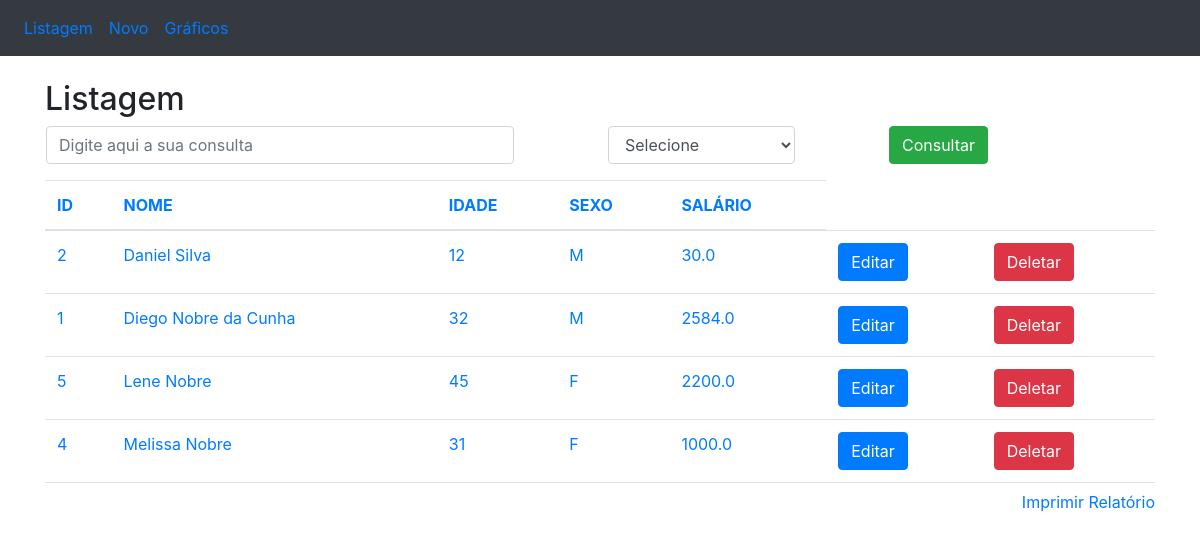
The app's page /ordenacao/nome/id with its own data.
### app/models/tables.py (models this page shows, shortened)
class Pessoa(db.Model):
    __tablename__ = 'pessoas'
    id = db.Column(db.Integer, primary_key=True)
    nome = db.Column(db.String(100), nullable=False)
    idade = db.Column(db.Integer)
    sexo = db.Column(db.String(1))
    salario = db.Column(db.Float)

### app/controllers/default.py (the view)
@app.route('/ordenacao/<campo>/<ordem_anterior>')
def ordenacao(campo='id', ordem_anterior=''):
    if campo == 'id':
        if ordem_anterior == campo:
            pessoas = Pessoa.query.order_by(Pessoa.id.desc()).all()
        else:
            pessoas = Pessoa.query.order_by(Pessoa.id).all()
    elif campo == 'nome':
        if ordem_anterior == campo:
            pessoas = Pessoa.query.order_by(Pessoa.nome.desc()).all()
        else:
            pessoas = Pessoa.query.order_by(Pessoa.nome).all()
    elif campo == 'idade':
        if ordem_anterior == campo:
            pessoas = Pessoa.query.order_by(Pessoa.idade.desc()).all()
        else:
            pessoas = Pessoa.query.order_by(Pessoa.idade).all()
    elif campo == 'sexo':
        if ordem_anterior == campo:
            pessoas = Pessoa.query.order_by(Pessoa.sexo.desc()).all()
        else:
            pessoas = Pessoa.query.order_by(Pessoa.sexo).all()
    elif campo == 'salario':
        if ordem_anterior == campo:
            pessoas = Pessoa.query.order_by(Pessoa.salario.desc()).all()
        else:
            pessoas = Pessoa.query.order_by(Pessoa.salario).all()
    else:
        pessoas = Pessoa.query.order_by(Pessoa.id).all()
    return render_template('listagem.html', pessoas=pessoas, ordem=campo)

### app/templates/listagem.html (shortened to what this page needs)
<!DOCTYPE html>
<html lang="pt-br">
<head>
    <link rel="stylesheet" href="https://maxcdn.bootstrapcdn.com/bootstrap/4.3.1/css/bootstrap.min.css">
</head>
<body>
    <nav class="navbar navbar-expand-sm bg-dark">
        <ul class="navbar-nav">
            <li class="nav-item">
                <a class="nav-link" href="/listagem">Listagem</a>
            </li>
            <li class="nav-item">
                <a class="nav-link" href="/insercao">Novo</a>
            </li>
            <li class="nav-item">
                <a class="nav-link" href="/graficos">Gráficos</a>
            </li>
        </ul>
    </nav>
    <br>
    <div class="container">
        <h2>Listagem</h2>
        <form action="/consulta" method="POST" name="frm_consulta" class="ml-3">
            <div class="form-group">
                <div class="row">
                    <input type="text" class="form-control col-md-5" name="consulta" placeholder="Digite aqui a sua consulta">
                    <spa class="col-md-1"></spa>
                    <select class="form-control col-md-2" name="campo">
                        <option value="">Selecione</option>
                    </select>
                    <spa class="col-md-1"></spa>
                    <button type="submit" class="btn btn-success">Consultar</button>
                </div>
            </div>
        </form>
        <div style="overflow:scroll; height:310px; width:100%" align="center">
            <table class="table">
                <thead>
                    <tr>
                        <th scope="col">
                            <a href="/ordenacao/id/{{ ordem }}">ID</a>
                        </th>
                        <th scope="col">
                            <a href="/ordenacao/nome/{{ ordem }}">NOME</a>
                        </th>
                        <th scope="col">
                            <a href="/ordenacao/idade/{{ ordem }}">IDADE</a>
                        </th>
                        <th scope="col">
                            <a href="/ordenacao/sexo/{{ ordem }}">SEXO</a>
                        </th>
                        <th scope="col">
                            <a href="/ordenacao/salario/{{ ordem }}">SALÁRIO</a>
                        </th>
                    </tr>
                </thead>
                <tbody>
                    {% for pessoa in pessoas %}
                        <tr>
                            <td nowrap="true">
                                <a href="/selecao/{{ pessoa.id }}">{{ pessoa.id }}</a>
                            </td>
                            <td nowrap="true">
                                <a href="/selecao/{{ pessoa.nome }}">{{ pessoa.nome }}</a>
                            </td>
                            <td nowrap="true">
                                <a href="/selecao/{{ pessoa.idade }}">{{ pessoa.idade }}</a>
                            </td>
                            <td nowrap="true">
                                <a href="/selecao/{{ pessoa.sexo }}">{{ pessoa.sexo }}</a>
                            </td>
                            <td nowrap="true">
                                <a href="/selecao/{{ pessoa.salario }}">{{ pessoa.salario }}</a>
                            </td>
                            <td>
                                <a href="/edicao/{{ pessoa.id }}" class="btn btn-primary" role="button">Editar</a>
                            </td>
                            <td>
                                <a href="/delecao/{{ pessoa.id }}" class="btn btn-danger" role="button">Deletar</a>
                            </td>
                        </tr>
                    {% endfor %}
                </tbody>
            </table>
        </div>
        <a href="#" style="float:right" onclick="relatorio()">Imprimir Relatório</a>
    </div>
</body>
</html>

### records on screen
Pessoa: id "2", nome "Daniel Silva", idade "12", sexo "M", salario "30.0"
Pessoa: id "1", nome "Diego Nobre da Cunha", idade "32", sexo "M", salario "2584.0"
Pessoa: id "5", nome "Lene Nobre", idade "45", sexo "F", salario "2200.0"
Pessoa: id "4", nome "Melissa Nobre", idade "31", sexo "F", salario "1000.0"
